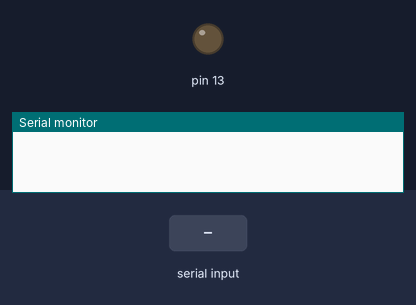
The sketch below on a simulated Arduino Uno, built with avr-gcc and run on an emulated ATmega328P. On the bench: output pins drawn as LEDs (lit = HIGH), the last lines printed to the serial monitor. The test bench sets the inputs (shaded band).

Above: at 1.2 s.
1.3 s: byte 30 received over Serial
At 1.7 s:
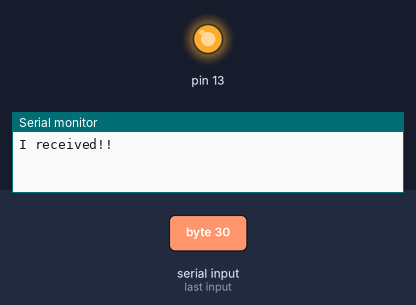
Timing chart, 0 to 4.3 s (numbered marks = the images above; inputs shaded):
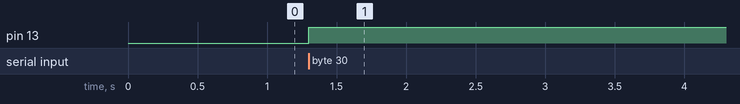

Measured:
- after the input at 1.3 s, pin 13: LOW → HIGH at once

The sketch:

E2-5-5.ino
```cpp
int output = LOW; //LEDへの出力用
void setup(){
  pinMode(13,OUTPUT);
  Serial.begin(9600);//シリアル通信開始と転送レート指定
}

void loop(){
  if(Serial.available()>0){
    int recv = Serial.read();//受信データの読み込み

    output = !output;
    Serial.println("I received!!"); //パソコンへ応答を返す
  }
  digitalWrite(13,output);
}
```
